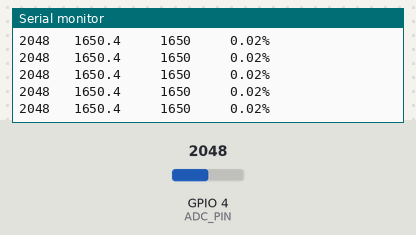
A program run on a simulated ESP32-S3. Parts: the last lines printed to the serial monitor. The test bench sets the inputs (shaded band); at power-on: GPIO 4 (ADC_PIN) = 2048 (analog values on the 0–4095 scale).

Above: at 1.2 s.
1.3 s: GPIO 4 (ADC_PIN) set to 2866
At 1.31 s:
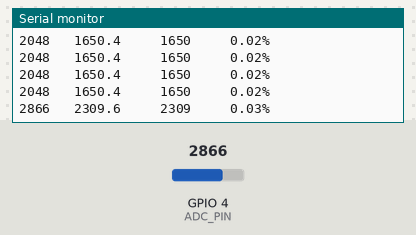
2.8 s: GPIO 4 (ADC_PIN) set to 3603
At 2.81 s:
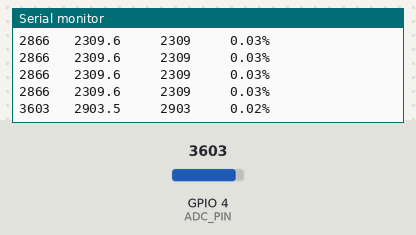
Timing chart, 0 to 5.8 s (numbered marks = the images above; inputs shaded):
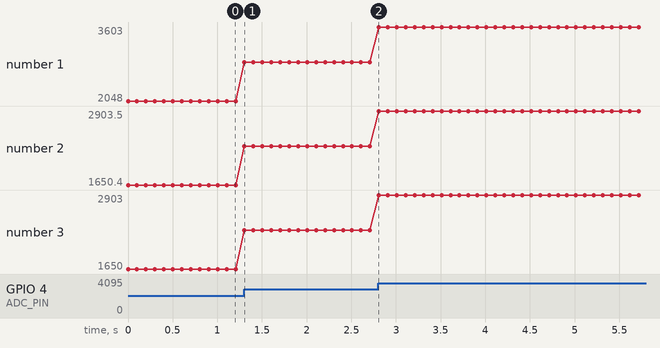

The program:

main.cpp
```cpp
#include <Arduino.h>
#include "esp_adc_cal.h" // Include the ESP32 ADC calibration library

// Configure parameters
struct Config {
  static constexpr uint8_t ADC_PIN = 4; //ADC1_CH3
  static constexpr uint32_t BAUDRATE = 115200;
  static constexpr float VCC = 3.3; //volts
  static constexpr int ADC_RES_BITS = 12; // 12-bit resolution
  static constexpr int ADC_MAX = (1 << ADC_RES_BITS) - 1;
  static esp_adc_cal_characteristics_t adc_chars;
};

esp_adc_cal_characteristics_t Config::adc_chars;

void setup() {

  Serial.begin(Config::BAUDRATE);
  analogReadResolution(Config::ADC_RES_BITS); // Set ADC resolution to 12 bits
  analogSetAttenuation(ADC_11db);// Set attenuation to 11dB for a wider voltage range (up to ~3.6V)

  // Characterize ADC
  esp_adc_cal_characterize(ADC_UNIT_1, ADC_ATTEN_DB_12, ADC_WIDTH_BIT_12, Config::VCC, &Config::adc_chars);
}

void loop() {
  // RAW value from ADC
  int rawValue = analogRead(Config::ADC_PIN);

  // Convert to mV using the formula: (raw / max_raw) * VCC * 1000
  float voltageCalc = (rawValue / (float)Config::ADC_MAX) * Config::VCC * 1000.0; // Convert to mV

  // Get calibrated voltage in mV using the ESP32 ADC calibration function
  uint32_t voltageCalib = esp_adc_cal_raw_to_voltage(rawValue, &Config::adc_chars);

  float errorPercent = 0;
  if (voltageCalib > 0) {
    errorPercent = (abs(voltageCalc - (float)voltageCalib) / (float)voltageCalib) * 100.0;
  }

  Serial.print(rawValue);
  Serial.print("\t ");
  Serial.print(voltageCalc, 1);
  Serial.print("\t\t ");
  Serial.print(voltageCalib);
  Serial.print("\t\t ");
  Serial.print(errorPercent, 2);
  Serial.println("%");

  // Update every 100 ms
  delay(100);
}
```

Measured:
- after the input at 1.3 s, the serial monitor: prints a new line at once (image 1)
- after the input at 2.8 s, the serial monitor: prints a new line at once (image 2)
- plotted number 1: 2048 → 2866 after the input at 1.3 s, 2866 → 3603 after the input at 2.8 s
- plotted number 2: 1650.4 → 2309.6 after the input at 1.3 s, 2309.6 → 2903.5 after the input at 2.8 s
- plotted number 3: 1650 → 2309 after the input at 1.3 s, 2309 → 2903 after the input at 2.8 s
